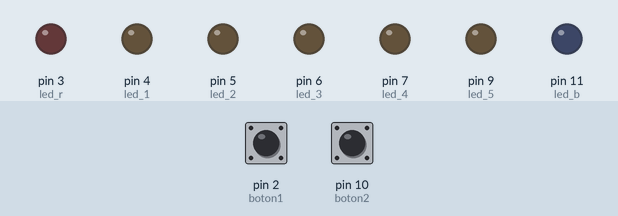
This sketch was run on a simulated Arduino Uno, built with avr-gcc and run on an emulated ATmega328P. Shown: output pins drawn as LEDs (lit = HIGH). Dashed ring = blinking. The test bench sets the inputs (shaded band); at power-on: pin 2 (boton1) HIGH, pin 10 (boton2) HIGH.

Above: at 1.2 s.
1.3 s: pin 2 (boton1) pulled LOW for 0.15 s
At 3.2 s:
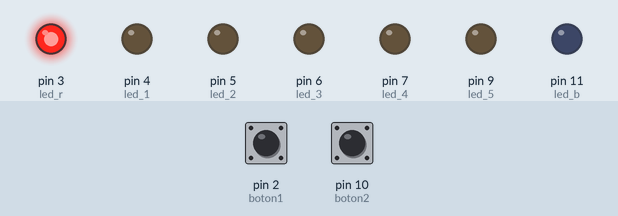
4.4 s: pin 2 (boton1) pulled LOW for 1 s
At 5.8 s:
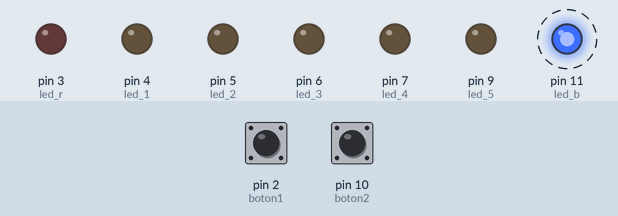
8.4 s: pin 2 (boton1) pulled LOW for 0.15 s
At 10.7 s:
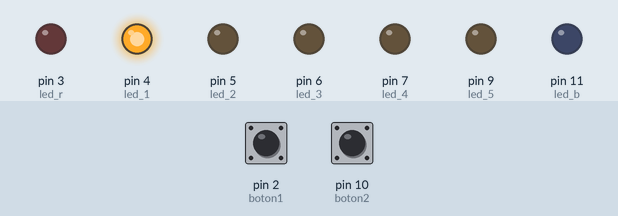
11.5 s: pin 10 (boton2) pulled LOW for 0.15 s
At 12.0 s:
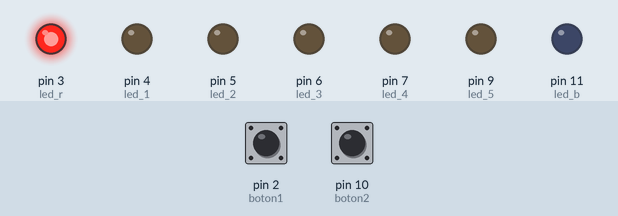
13.1 s: pin 2 (boton1) pulled LOW for 0.15 s
At 16.0 s:
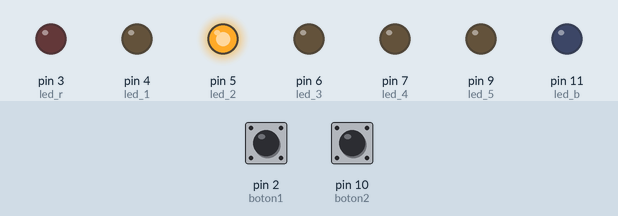
16.2 s: pin 2 (boton1) pulled LOW for 3.2 s
At 17.8 s:
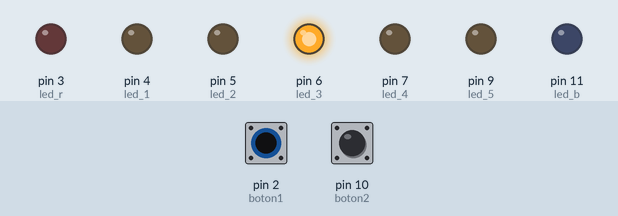
Timing chart, 0 to 21.9 s (numbered marks = the images above; inputs shaded):
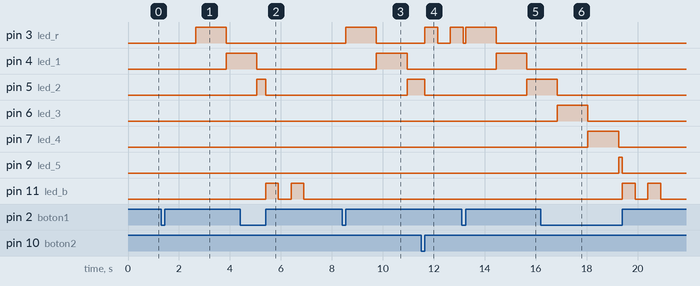

Measured:
- after the input at 1.3 s, pin 3 (led_r): LOW → HIGH after 1.3 s, → LOW 1.2 s later; pin 4 (led_1): LOW → HIGH after 2.6 s
- after the input at 4.4 s, pin 6 (led_3): stays LOW (without the input it goes to HIGH after 1.9 s); pin 7 (led_4): stays LOW (without the input it goes to HIGH after 3.1 s); pin 11 (led_b): alternates HIGH for 0.50 s and LOW for 0.50 s, 4 changes in all, then stays LOW, starting after 1.0 s
- after the input at 8.4 s, pin 3 (led_r): LOW → HIGH after 0.15 s, → LOW 1.2 s later; pin 4 (led_1): LOW → HIGH after 1.4 s, → LOW 1.2 s later; pin 5 (led_2): LOW → HIGH after 2.6 s
- after the input at 11.5 s, pin 3 (led_r): LOW → HIGH after 0.15 s, → LOW 0.50 s later, → HIGH 0.50 s later; pin 5 (led_2): HIGH → LOW after 0.15 s instead of 0.65 s; pin 6 (led_3): stays LOW (without the input it goes to HIGH after 0.65 s)
- after the input at 13.1 s, pin 4 (led_1): LOW → HIGH after 1.4 s, → LOW 1.2 s later; pin 5 (led_2): LOW → HIGH after 2.6 s
- after the input at 16.2 s, pin 3 (led_r): stays LOW (without the input it goes to HIGH after 5.5 s)

The sketch:

juego_de_leds.ino
```cpp
int boton1 = 2;
int boton2 = 10;
int led_r = 3;
int led_b = 11;
int led_1 = 4;
int led_2 = 5;
int led_3 = 6;
int led_4 = 7;
int led_5 = 9;

int gamestate = 0; // 0-> inicio, 1-> juego, 2-> gana rojo, 3-> gana azul

int ledEncendido = 0;
int duration = 1200;
unsigned long inicio, finalizado;

bool go = true;
bool go_Chrono = true;

bool rojo = true;
bool azul = false;

int click_ = 0; // 0-> nada, 1-> pulsado, 2-> click
int click_2 = 0;

void setup() {
  Serial.begin(9600);
  pinMode(boton1, INPUT_PULLUP);
  pinMode(boton2, INPUT_PULLUP);
  pinMode(led_r, OUTPUT);
  pinMode(led_b, OUTPUT);
  pinMode(led_1, OUTPUT);
  pinMode(led_2, OUTPUT);
  pinMode(led_3, OUTPUT);
  pinMode(led_4, OUTPUT);
  pinMode(led_5, OUTPUT);
}

void loop() {
  if(gamestate == 0){
    duration = 1200;
    rojo = true;
    azul = false;
    ledEncendido = 0;
    Encender();
    Click_1();
  }
  else if(gamestate == 1){
    EncenderCronometro();
    Movimiento();
    SetGo();
    Click_1();
    Click_2();
  }
  else if(gamestate == 2){
    RojoGana();
  }
  else if(gamestate == 3){
    AzulGana();
  }
}

void Encender(){
  if(ledEncendido == 1){
    digitalWrite(led_r, HIGH);
    digitalWrite(led_1, LOW);
  }
  else if(ledEncendido == 2){
    ComprobacionRojo();
    digitalWrite(led_1, HIGH);
    digitalWrite(led_r, LOW);
    digitalWrite(led_2, LOW);
  }
  else if(ledEncendido == 3){
    rojo = false;
    digitalWrite(led_2, HIGH);
    digitalWrite(led_1, LOW);
    digitalWrite(led_3, LOW);
  }
  else if(ledEncendido == 4){
    azul = false;
    digitalWrite(led_3, HIGH);
    digitalWrite(led_2, LOW);
    digitalWrite(led_4, LOW);
  }
  else if(ledEncendido == 5){
    digitalWrite(led_4, HIGH);
    digitalWrite(led_3, LOW);
    digitalWrite(led_5, LOW);

  }
  else if(ledEncendido == 6){
    ComprobacionAzul();
    digitalWrite(led_5, HIGH);
    digitalWrite(led_4, LOW);
    digitalWrite(led_b, LOW);
  }
  else if(ledEncendido == 7){
    digitalWrite(led_b, HIGH);
    digitalWrite(led_5, LOW);
  }
  else if(ledEncendido == 0){
    digitalWrite(led_r, LOW);
    digitalWrite(led_1, LOW);
    digitalWrite(led_2, LOW);
    digitalWrite(led_3, LOW);
    digitalWrite(led_4, LOW);
    digitalWrite(led_5, LOW);
    digitalWrite(led_b, LOW);
  }
}

void Movimiento(){
  if(go && millis() > finalizado){
      ledEncendido++;
      go_Chrono = true;
  }
  else if(!go && millis() > finalizado){
    ledEncendido--;
    go_Chrono = true;
  }
  Encender();
}

void SetGo(){
  if(ledEncendido <= 1){
    go = true;
  }
  else if(ledEncendido >= 7){
    go = false;
  }
}

void RojoGana(){
  digitalWrite(led_r, HIGH);
  digitalWrite(led_1, LOW);
  digitalWrite(led_2, LOW);
  digitalWrite(led_3, LOW);
  digitalWrite(led_4, LOW);
  digitalWrite(led_5, LOW);
  digitalWrite(led_b, LOW);

  delay(500);
  digitalWrite(led_r, LOW);
  delay(500);
  digitalWrite(led_r, HIGH);
  delay(500);
  gamestate = 0;
}

void AzulGana(){
  digitalWrite(led_b, HIGH);
  digitalWrite(led_1, LOW);
  digitalWrite(led_2, LOW);
  digitalWrite(led_3, LOW);
  digitalWrite(led_4, LOW);
  digitalWrite(led_5, LOW);
  digitalWrite(led_r, LOW);

  delay(500);
  digitalWrite(led_b, LOW);
  delay(500);
  digitalWrite(led_b, HIGH);
  delay(500);
  gamestate = 0;
}

void Click_1(){
  if(digitalRead(boton1) == LOW){
    click_ = 1;
  }
  else if(digitalRead(boton1) == HIGH && click_ == 1){
    click_ = 2;
  }
  else if(digitalRead(boton1) == HIGH && click_ != 1){
    click_ = 0;
  }
   //funcion al hacer click
  if(click_ == 2){
    if(gamestate == 0){
      gamestate = 1;
    }
    else if(gamestate == 1){
      Rojo();
    }
  }
}

void Click_2(){
  if(digitalRead(boton2) == LOW){
    click_2 = 1;
  }
  else if(digitalRead(boton2) == HIGH && click_2 == 1){
    click_2 = 2;
  }
  else if(digitalRead(boton2) == HIGH && click_2 != 1){
    click_2 = 0;
  }
   //funcion al hacer click
  if(click_2 == 2){
    Azul();
  }
}


void Rojo(){
  if(ledEncendido == 1){
    Serial.println("BIEN!!");
    rojo = true;
    DisminuirTiempo();
  }
  else{
    gamestate = 3;
  }
}

void Azul(){
  if(ledEncendido == 7){
    Serial.println("BIEN!!");
     azul = true;
    DisminuirTiempo();
  }
  else{
    gamestate = 2;
  }
}


void EncenderCronometro(){
  if(go_Chrono){
    inicio = millis();
    finalizado = millis() + duration;
    go_Chrono = false;
  }
}

void DisminuirTiempo(){
  if(duration > 200){
    duration -= 200;
  }
  else if(duration <= 200 && duration > 100){
    duration -= 100;
  }
}

void ComprobacionRojo(){
   if(go){
    if(!rojo){
      gamestate = 3;
    }
   }
}

void ComprobacionAzul(){
 if(!go){
    if(!azul){
      gamestate = 2;
    }
   }
}
```
